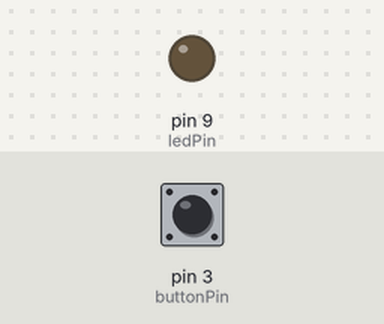
Bench run of a sketch on a simulated Arduino Uno, built with avr-gcc and run on an emulated ATmega328P. Parts: output pins drawn as LEDs (lit = HIGH). The test bench sets the inputs (shaded band); at power-on: pin 3 (buttonPin) HIGH.

Above: at 1.2 s.
1.3 s: pin 3 (buttonPin) pulled LOW for 0.15 s
At 1.37 s:
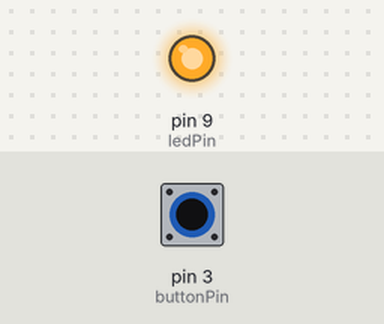
2.9 s: pin 3 (buttonPin) pulled LOW for 3.2 s
At 7.3 s:
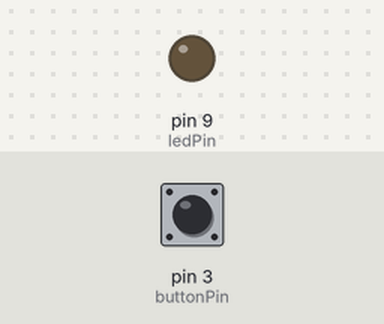
Timing chart, 0 to 8.8 s (numbered marks = the images above; inputs shaded):
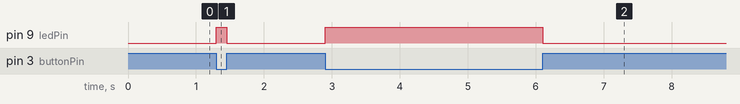

The sketch:

1nenS-kenLchika1.ino
```cpp
// LEDピンの定義
int ledPin = 9;

// ボタンピンの定義
int buttonPin = 3;

void setup() {
  // LEDピンを出力に設定
  pinMode(ledPin, OUTPUT);

  // ボタンピンを入力に設定
  pinMode(buttonPin, INPUT_PULLUP);
}

void loop() {
  // ボタンが押された場合、LEDを点灯する
  if (digitalRead(buttonPin) == LOW) {
    digitalWrite(ledPin, HIGH);
  } else {
    digitalWrite(ledPin, LOW);
  }
}
```

Measured:
- after the input at 1.3 s, pin 9 (ledPin): LOW → HIGH at once, → LOW 0.15 s later
- after the input at 2.9 s, pin 9 (ledPin): LOW → HIGH at once, → LOW 3.2 s later
